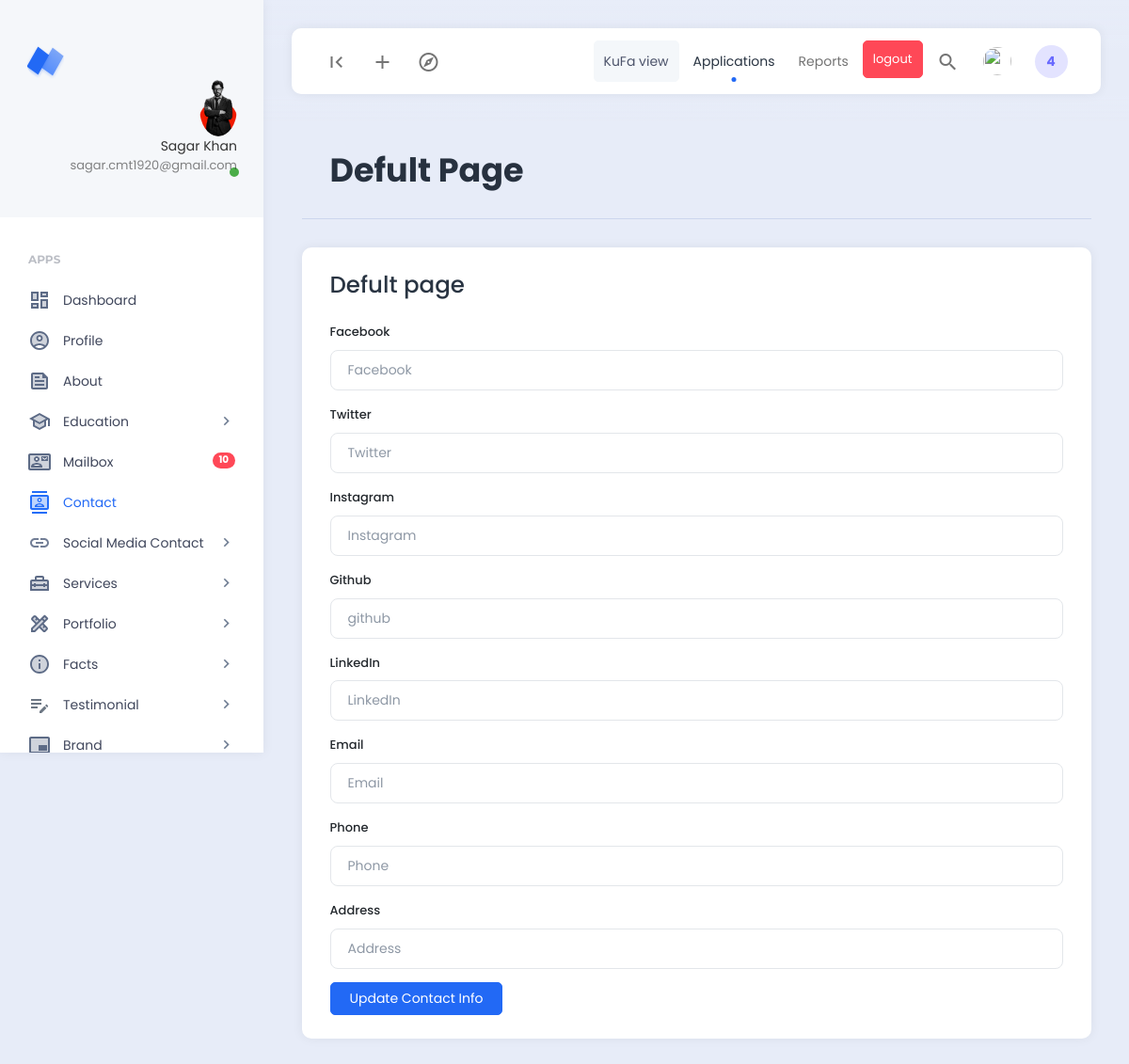
/dashboard/contact.php (signed in), run on an earlier commit of the app's database.
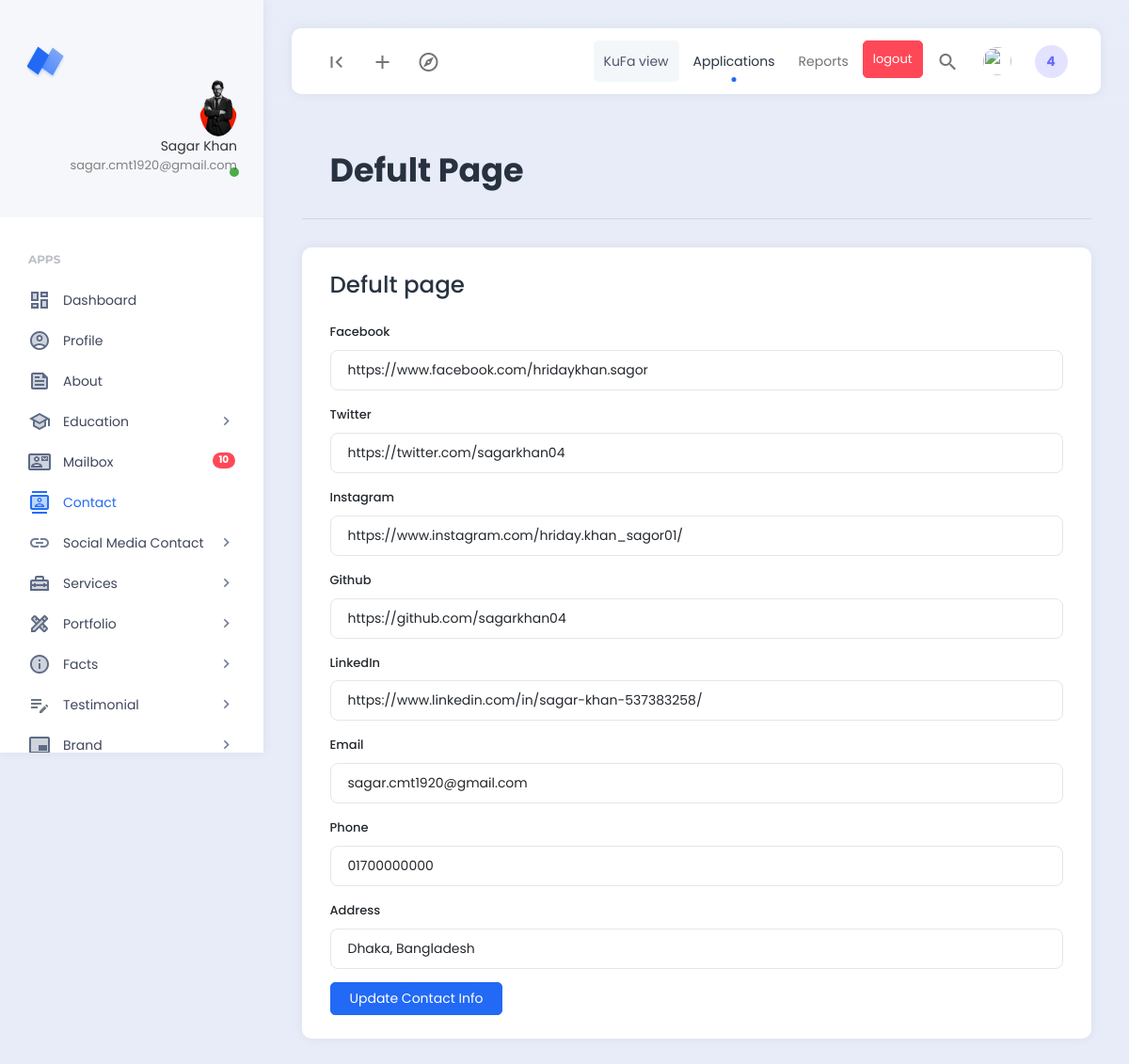
And on a later commit of the database.
### tables this page shows
CREATE TABLE `contacts` (
  `id` int NOT NULL,
  `facebook` varchar(200) NOT NULL,
  `twitter` varchar(200) NOT NULL,
  `instagram` varchar(200) NOT NULL,
  `linkedin` varchar(200) NOT NULL,
  `github` varchar(200) NOT NULL,
  `phone` varchar(200) NOT NULL,
  `email` varchar(200) NOT NULL,
  `address` varchar(300) NOT NULL
);

### dashboard/contact.php (the view)
<?php
    include('../config/db.php');
    include('./extends/header.php');
    $contact_select = "SELECT * FROM contacts";
    $connect = mysqli_query($db_connect,$contact_select);
    $data = mysqli_fetch_assoc($connect);
?>
<div class="row">
    <div class="col">
        <div class="page-description">
            <h1>Defult Page</h1>
        </div>
    </div>
</div>
<div class="row">
    <div class="col-12">
        <div class="card">
            <div class="card-header">
                <h3>Defult page</h3>
            </div>
            <div class="card-body">
                <form class="row g-3" action="contact_post.php" method="POST" enctype="multipart/form-data">
                    <div class="col-md-12">
                        <label for="" class="form-label">Facebook</label>
                        <input type="text" class="form-control" placeholder="Facebook" name="facebook"
                            value="<?= $data['facebook'] ?>">
                    </div>
                    <div class="col-md-12">
                        <label for="" class="form-label">Twitter</label>
                        <input type="text" class="form-control" placeholder="Twitter" name="twitter"
                            value="<?= $data['twitter'] ?>">
                    </div>
                    <div class="col-md-12">
                        <label for="" class="form-label">Instagram</label>
                        <input type="text" class="form-control" placeholder="Instagram" name="instagram"
                            value="<?= $data['instagram'] ?>">
                    </div>
                    <div class="col-md-12">
                        <label for="" class="form-label">Github</label>
                        <input type="text" class="form-control" placeholder="github" name="github"
                            value="<?= $data['github'] ?>">
                    </div>
                    <div class="col-md-12">
                        <label for="" class="form-label">LinkedIn</label>
                        <input type="text" class="form-control" placeholder="LinkedIn" name="linkedin"
                            value="<?= $data['linkedin'] ?>">
                    </div>
                    <div class="col-md-12">
                        <label for="" class="form-label">Email</label>
                        <input type="email" class="form-control" placeholder="Email" name="email"
                            value="<?= $data['email'] ?>">
                    </div>
                    <div class="col-md-12">
                        <label for="" class="form-label">Phone</label>
                        <input type="text" class="form-control" placeholder="Phone" name="phone"
                            value="<?= $data['phone'] ?>">
                    </div>
                    <div class="col-md-12">
                        <label for="" class="form-label">Address</label>
                        <input type="text" class="form-control" placeholder="Address" name="address"
                            value="<?= $data['address'] ?>">
                    </div>
                    <div class="col-12">
                        <button type="submit" class="btn btn-primary" name="insert_btn">Update Contact Info</button>
                    </div>
                </form>
            </div>
        </div>
    </div>
</div>
<?php
include('./extends/footer.php')
?>

What changed in the data, as far as the page shows it:
added contacts: facebook "https://www.facebook.com/hridaykhan.sagor", twitter "https://twitter.com/sagarkhan04", instagram "https://www.instagram.com/hriday.khan_sagor01/", github "https://github.com/sagarkhan04", linkedin "https://www.linkedin.com/in/sagar-khan-537383258/", email "sagar.cmt1920@gmail.com", phone "01700000000", address "Dhaka, Bangladesh"
